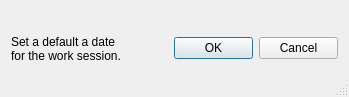
<?xml version="1.0" encoding="UTF-8"?>
<ui version="4.0">
 <class>SessionDateManager</class>
 <widget class="QDialog" name="SessionDateManager">
  <property name="geometry">
   <rect>
    <x>0</x>
    <y>0</y>
    <width>349</width>
    <height>97</height>
   </rect>
  </property>
  <property name="windowTitle">
   <string>Session Date</string>
  </property>
  <property name="toolTip">
   <string>Choose a date to fill in by default for the remainder of the 
session. Choose “Cancel” to use today’s date instead.</string>
  </property>
  <property name="sizeGripEnabled">
   <bool>true</bool>
  </property>
  <layout class="QHBoxLayout" name="horizontalLayout_2">
   <item>
    <widget class="QLabel" name="label">
     <property name="text">
      <string>Set a default a date 
for the work session.</string>
     </property>
    </widget>
   </item>
   <item>
    <layout class="QVBoxLayout" name="verticalLayout">
     <item>
      <widget class="QDialogButtonBox" name="buttonBox">
       <property name="minimumSize">
        <size>
         <width>164</width>
         <height>32</height>
        </size>
       </property>
       <property name="maximumSize">
        <size>
         <width>164</width>
         <height>32</height>
        </size>
       </property>
       <property name="standardButtons">
        <set>QDialogButtonBox::Cancel|QDialogButtonBox::Ok</set>
       </property>
      </widget>
     </item>
    </layout>
   </item>
  </layout>
 </widget>
 <resources/>
 <connections/>
</ui>
